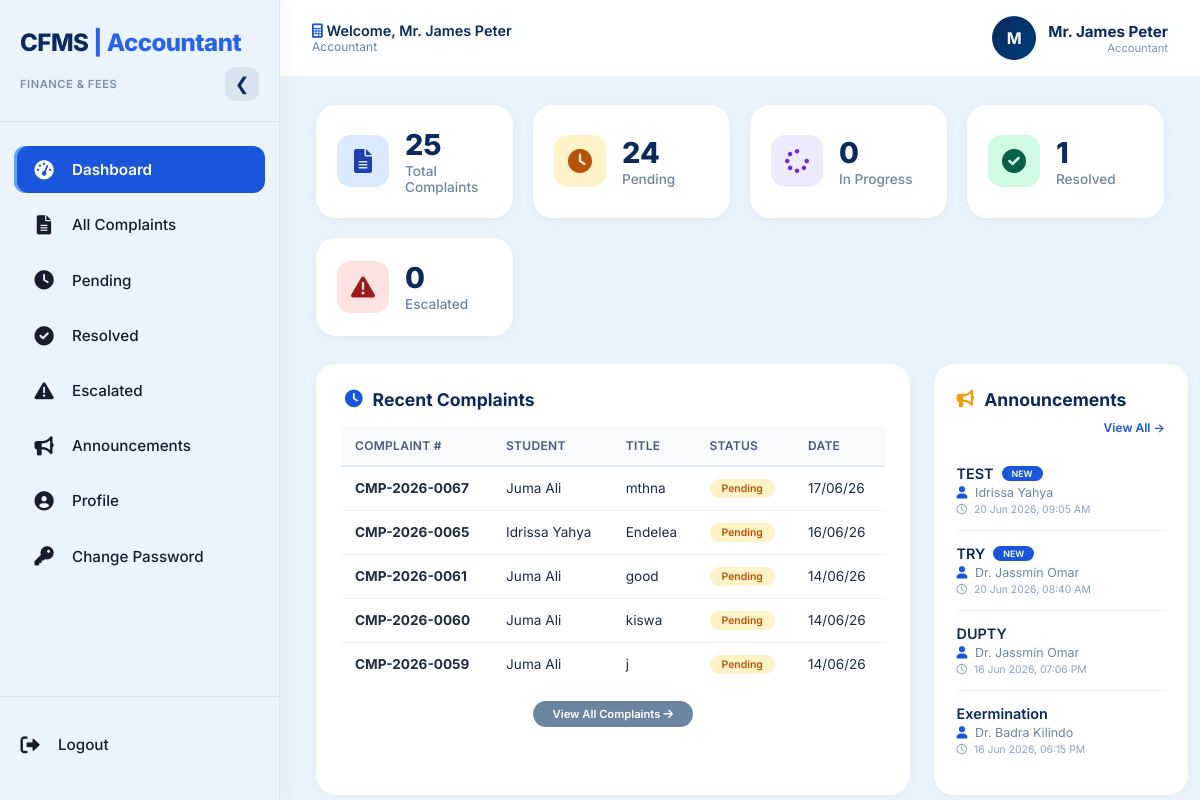
Page /accountant/accountant_dashboard.php (signed in) on the committed database.
### tables this page shows
CREATE TABLE `complaints` (
  `id` int(11) NOT NULL,
  `complaint_number` varchar(20) NOT NULL,
  `student_id` int(11) NOT NULL,
  `category_id` int(11) NOT NULL,
  `priority` enum('low','medium','high','urgent') DEFAULT 'medium',
  `is_anonymous` tinyint(1) DEFAULT 0,
  `title` varchar(200) NOT NULL,
  `description` text NOT NULL,
  `attachment_path` varchar(500) DEFAULT NULL,
  `status` enum('pending','in_progress','resolved','closed','escalated','rejected') DEFAULT 'pending',
  `assigned_to` int(11) DEFAULT NULL,
  `escalated_by` int(11) DEFAULT NULL,
  `escalated_at` timestamp NULL DEFAULT NULL,
  `escalated_reason` text DEFAULT NULL,
  `escalated_to` int(11) DEFAULT NULL,
  `rejected_by` int(11) DEFAULT NULL,
  `rejection_reason` text DEFAULT NULL,
  `resolved_at` timestamp NULL DEFAULT NULL,
  `created_at` timestamp NOT NULL DEFAULT current_timestamp(),
  `updated_at` timestamp NOT NULL DEFAULT current_timestamp() ON UPDATE current_timestamp(),
  `location` varchar(255) DEFAULT NULL,
  `incident_date` date DEFAULT NULL
);

CREATE TABLE `users` (
  `id` int(11) NOT NULL,
  `reg_number` varchar(20) DEFAULT NULL,
  `email` varchar(100) NOT NULL,
  `password_hash` varchar(255) NOT NULL,
  `full_name` varchar(100) NOT NULL,
  `role` enum('student','hod','dean','accountant','director','admin','examination_officer','president','deputy_rector','rector','it_officer') NOT NULL DEFAULT 'student',
  `department_id` int(11) DEFAULT NULL,
  `course` varchar(100) DEFAULT NULL,
  `year_of_study` int(11) DEFAULT NULL,
  `profile_picture` varchar(500) DEFAULT NULL,
  `phone_number` varchar(20) DEFAULT NULL,
  `is_active` tinyint(1) DEFAULT 1,
  `last_login` timestamp NULL DEFAULT NULL,
  `created_at` timestamp NOT NULL DEFAULT current_timestamp(),
  `updated_at` timestamp NOT NULL DEFAULT current_timestamp() ON UPDATE current_timestamp(),
  `current_course_id` int(11) DEFAULT NULL,
  `current_academic_year_id` int(11) DEFAULT NULL,
  `current_year_of_study` int(11) DEFAULT NULL
);

CREATE TABLE `announcements` (
  `id` int(11) NOT NULL,
  `title` varchar(200) NOT NULL,
  `message` text NOT NULL,
  `target_type` enum('all','students','staff','department','individual') DEFAULT 'all',
  `target_id` int(11) DEFAULT NULL,
  `created_by` int(11) NOT NULL,
  `is_active` tinyint(1) DEFAULT 1,
  `expiry_date` date DEFAULT NULL,
  `created_at` timestamp NOT NULL DEFAULT current_timestamp(),
  `updated_at` timestamp NOT NULL DEFAULT current_timestamp() ON UPDATE current_timestamp()
);

### accountant/accountant_dashboard.php (the view, shortened to what this page needs)
<?php
require_once '../includes/connection.php';
$accountant_id = $_SESSION['user_id'];
$accountant_name = $_SESSION['full_name'];
$accountant_categories = ['Accountant', 'Fees'];
$category_in_list = "'" . implode("','", $accountant_categories) . "'";
$active_page = $_GET['page'] ?? 'dashboard';
$stats_sql = "SELECT
    COUNT(*) as total,
    SUM(CASE WHEN c.status = 'pending' THEN 1 ELSE 0 END) as pending,
    SUM(CASE WHEN c.status = 'in_progress' THEN 1 ELSE 0 END) as in_progress,
    SUM(CASE WHEN c.status = 'resolved' THEN 1 ELSE 0 END) as resolved,
    SUM(CASE WHEN c.status = 'escalated' THEN 1 ELSE 0 END) as escalated
    FROM complaints c
    JOIN categories cat ON c.category_id = cat.id
    WHERE cat.name IN ($category_in_list)";
$stats_stmt = mysqli_prepare($conn, $stats_sql);
mysqli_stmt_execute($stats_stmt);
$stats_result = mysqli_stmt_get_result($stats_stmt);
$stats = mysqli_fetch_assoc($stats_result);
$recent_sql = "SELECT c.id, c.complaint_number, c.title, c.status, c.created_at, u.full_name
              FROM complaints c
              JOIN users u ON c.student_id = u.id
              JOIN categories cat ON c.category_id = cat.id
              WHERE cat.name IN ($category_in_list)
              ORDER BY c.created_at DESC LIMIT 5";
$recent_stmt = mysqli_prepare($conn, $recent_sql);
mysqli_stmt_execute($recent_stmt);
$recent_result = mysqli_stmt_get_result($recent_stmt);
$announcements = [];
$table_check = mysqli_query($conn, "SHOW TABLES LIKE 'announcements'");
if ($table_check && mysqli_num_rows($table_check) > 0) {
    $announcement_sql = "SELECT a.id, a.title, a.message, a.created_at, u.full_name as sender_name
                         FROM announcements a
                         LEFT JOIN users u ON a.created_by = u.id
                         WHERE a.is_active = 1
                         AND (a.target_type = 'all'
                              OR a.target_type = 'staff'
                              OR (a.target_type = 'department' AND a.target_id = ?)
                              OR (a.target_type = 'individual' AND a.target_id = ?))
                         ORDER BY a.created_at DESC LIMIT 4";
    $ann_stmt = mysqli_prepare($conn, $announcement_sql);
    if ($ann_stmt) {
        $dept_id = $_SESSION['department_id'] ?? null;
        mysqli_stmt_bind_param($ann_stmt, "ii", $dept_id, $accountant_id);
        mysqli_stmt_execute($ann_stmt);
        $ann_result = mysqli_stmt_get_result($ann_stmt);
        while ($ann = mysqli_fetch_assoc($ann_result)) {
            $announcements[] = $ann;
        }
    }
}
?>
<!DOCTYPE html>
<html lang="en">
<head>
    <link rel="stylesheet" href="https://cdnjs.cloudflare.com/ajax/libs/font-awesome/6.0.0-beta3/css/all.min.css">
</head>
<body>
<div class="sidebar" id="sidebar">
    <div class="sidebar-header">
        <div class="row-cfms">
            <span class="brand">CFMS <span>| Accountant</span></span>
        </div>
        <div class="row-tagline">
            <span class="tagline">Finance & Fees</span>
            <button class="toggle-standalone" id="toggleStandalone">❮</button>
        </div>
    </div>
    <div class="sidebar-menu">
        <a href="accountant_dashboard.php?page=dashboard" class="menu-item <?php echo $active_page == 'dashboard' ? 'active' : ''; ?>">
            <i class="fas fa-tachometer-alt"></i><span>Dashboard</span>
        </a>
        <a href="accountant_dashboard.php?page=complaints" class="menu-item <?php echo $active_page == 'complaints' ? 'active' : ''; ?>">
            <i class="fas fa-file-alt"></i><span>All Complaints</span>
        </a>
        <a href="accountant_dashboard.php?page=pending" class="menu-item <?php echo $active_page == 'pending' ? 'active' : ''; ?>">
            <i class="fas fa-clock"></i><span>Pending</span>
        </a>
        <a href="accountant_dashboard.php?page=resolved" class="menu-item <?php echo $active_page == 'resolved' ? 'active' : ''; ?>">
            <i class="fas fa-check-circle"></i><span>Resolved</span>
        </a>
        <a href="accountant_dashboard.php?page=escalated" class="menu-item <?php echo $active_page == 'escalated' ? 'active' : ''; ?>">
            <i class="fas fa-exclamation-triangle"></i><span>Escalated</span>
        </a>
        <a href="announcements.php" class="menu-item">
            <i class="fas fa-bullhorn"></i><span>Announcements</span>
        </a>
        <a href="accountant_dashboard.php?page=profile" class="menu-item <?php echo $active_page == 'profile' ? 'active' : ''; ?>">
            <i class="fas fa-user-circle"></i><span>Profile</span>
        </a>
        <a href="accountant_dashboard.php?page=change-password" class="menu-item <?php echo $active_page == 'change-password' ? 'active' : ''; ?>">
            <i class="fas fa-key"></i><span>Change Password</span>
        </a>
    </div>
    <div class="logout-item">
        <div class="menu-item" id="logoutBtn">
            <i class="fas fa-sign-out-alt"></i><span>Logout</span>
        </div>
    </div>
</div>
<div class="main-content">
    <div class="top-bar">
        <div>
            <div style="font-size: 0.9rem; font-weight: 600; color: #0a2a5e;">
                <i class="fas fa-calculator" style="color: #1a56db;"></i> Welcome, <?php echo htmlspecialchars($accountant_name); ?>
            </div>
            <div style="font-size: 0.75rem; color: #6b85a0;">Accountant</div>
        </div>
        <div class="profile-info">
            <div class="profile-pic">
                <?php if (!empty($_SESSION['profile_picture']) && file_exists('../' . $_SESSION['profile_picture'])): ?>
                    <img src="../<?php echo htmlspecialchars($_SESSION['profile_picture']); ?>" alt="Profile">
                <?php else: ?>
                    <?php echo strtoupper(substr($accountant_name, 0, 1)); ?>
                <?php endif; ?>
            </div>
            <div class="profile-details">
                <div class="name"><?php echo htmlspecialchars($accountant_name); ?></div>
                <div class="reg">Accountant</div>
            </div>
        </div>
    </div>
    <div class="dashboard-body">
        <?php if ($active_page == 'dashboard'): ?>
            <div class="summary-row">
                <div class="summary-card">
                    <div class="icon-wrapper blue"><i class="fas fa-file-alt"></i></div>
                    <div class="info">
                        <div class="number"><?php echo $stats['total']; ?></div>
                        <div class="label">Total Complaints</div>
                    </div>
                </div>
                <div class="summary-card">
                    <div class="icon-wrapper yellow"><i class="fas fa-clock"></i></div>
                    <div class="info">
                        <div class="number"><?php echo $stats['pending']; ?></div>
                        <div class="label">Pending</div>
                    </div>
                </div>
                <div class="summary-card">
                    <div class="icon-wrapper purple"><i class="fas fa-spinner"></i></div>
                    <div class="info">
                        <div class="number"><?php echo $stats['in_progress']; ?></div>
                        <div class="label">In Progress</div>
                    </div>
                </div>
                <div class="summary-card">
                    <div class="icon-wrapper green"><i class="fas fa-check-circle"></i></div>
                    <div class="info">
                        <div class="number"><?php echo $stats['resolved']; ?></div>
                        <div class="label">Resolved</div>
                    </div>
                </div>
                <div class="summary-card">
                    <div class="icon-wrapper red"><i class="fas fa-exclamation-triangle"></i></div>
                    <div class="info">
                        <div class="number"><?php echo $stats['escalated']; ?></div>
                        <div class="label">Escalated</div>
                    </div>
                </div>
            </div>
            <div class="dashboard-grid">
                <div class="content-area">
                    <h4><i class="fas fa-clock" style="color: #1a56db;"></i> Recent Complaints</h4>
                    <div class="table-responsive">
                        <table class="complaints-table">
                            <thead>
                                <tr><th>Complaint #</th><th>Student</th><th>Title</th><th>Status</th><th>Date</th></tr>
                            </thead>
                            <tbody>
                                <?php if (mysqli_num_rows($recent_result) == 0): ?>
                                    <tr><td colspan="5" style="text-align:center; padding:30px; color:#8ba0bc;">No complaints found.</td></tr>
                                <?php else: ?>
                                    <?php while ($row = mysqli_fetch_assoc($recent_result)):
                                        $status_class = match($row['status']) {
                                            'pending' => 'badge-pending',
                                            'in_progress' => 'badge-in-progress',
                                            'resolved' => 'badge-resolved',
                                            'escalated' => 'badge-escalated',
                                            default => ''
                                        };
                                    ?>
                                        <tr>
                                            <td><strong><?php echo $row['complaint_number']; ?></strong></td>
                                            <td><?php echo htmlspecialchars($row['full_name']); ?></td>
                                            <td><?php echo htmlspecialchars($row['title']); ?></td>
                                            <td><span class="badge <?php echo $status_class; ?>"><?php echo ucfirst($row['status']); ?></span></td>
                                            <td><?php echo date('d/m/y', strtotime($row['created_at'])); ?></td>
                                        </tr>
                                    <?php endwhile; ?>
                                <?php endif; ?>
                            </tbody>
                        </table>
                    </div>
                    <div style="margin-top: 15px; text-align: center;">
                        <a href="accountant_dashboard.php?page=complaints" class="btn-sm" style="background: #6b85a0;">View All Complaints <i class="fas fa-arrow-right"></i></a>
                    </div>
                </div>
                <div class="announcements-sidebar">
                    <h4>
                        <i class="fas fa-bullhorn"></i> Announcements
                        <a href="announcements.php" class="view-all">View All →</a>
                    </h4>
                    <?php if (empty($announcements)): ?>
                        <div class="no-announcements-sidebar">
                            <i class="fas fa-inbox"></i>
                            No announcements at the moment.
                        </div>
                    <?php else: ?>
                        <?php foreach ($announcements as $ann):
                            $is_new = (time() - strtotime($ann['created_at'])) < (3 * 24 * 60 * 60);
                            $sender_name = !empty($ann['sender_name']) ? $ann['sender_name'] : 'System';
                        ?>
                            <div class="announcement-summary">
                                <div class="a-title">
                                    <?php echo htmlspecialchars($ann['title']); ?>
                                    <?php if ($is_new): ?>
                                        <span class="badge-new">New</span>
                                    <?php endif; ?>
                                </div>
                                <div class="a-sender">
                                    <i class="fas fa-user"></i> <?php echo htmlspecialchars($sender_name); ?>
                                </div>
                                <div class="a-time">
                                    <i class="far fa-clock"></i>
                                    <?php echo date('d M Y, h:i A', strtotime($ann['created_at'])); ?>
                                </div>
                            </div>
                        <?php endforeach; ?>
                    <?php endif; ?>
                </div>
            </div>
        <?php else: ?>
            <div class="content-area"><h4>Page not found</h4><p style="color:#6b85a0; margin-top:10px;">Select a menu option from the sidebar.</p></div>
        <?php endif; ?>
    </div>
</div>
</body>
</html>

### rows in the picture
complaints: complaint_number "CMP-2026-0067", student.full_name "Juma Ali", title "mthna", status "Pending", created_at "17/06/26"
complaints: complaint_number "CMP-2026-0065", student.full_name "Idrissa Yahya", title "Endelea", status "Pending", created_at "16/06/26"
complaints: complaint_number "CMP-2026-0061", student.full_name "Juma Ali", title "good", status "Pending", created_at "14/06/26"
complaints: complaint_number "CMP-2026-0060", student.full_name "Juma Ali", title "kiswa", status "Pending", created_at "14/06/26"
complaints: complaint_number "CMP-2026-0059", student.full_name "Juma Ali", title "j", status "Pending", created_at "14/06/26"
announcements: title "TEST", shows "NEW", users.full_name "Idrissa Yahya", created_at "20 Jun 2026, 09:05 AM"
announcements: title "TRY", shows "NEW", users.full_name "Dr. Jassmin Omar", created_at "20 Jun 2026, 08:40 AM"
announcements: title "DUPTY", users.full_name "Dr. Jassmin Omar", created_at "16 Jun 2026, 07:06 PM"
announcements: title "Exermination", users.full_name "Dr. Badra Kilindo", created_at "16 Jun 2026, 06:15 PM"

### other values in the picture
$accountant_name "Mr. James Peter"
substr($accountant_name, 0, 1) "M"
$stats['total'] "25"
$stats['pending'] "24"
$stats['in_progress'] "0"
$stats['resolved'] "1"
$stats['escalated'] "0"
